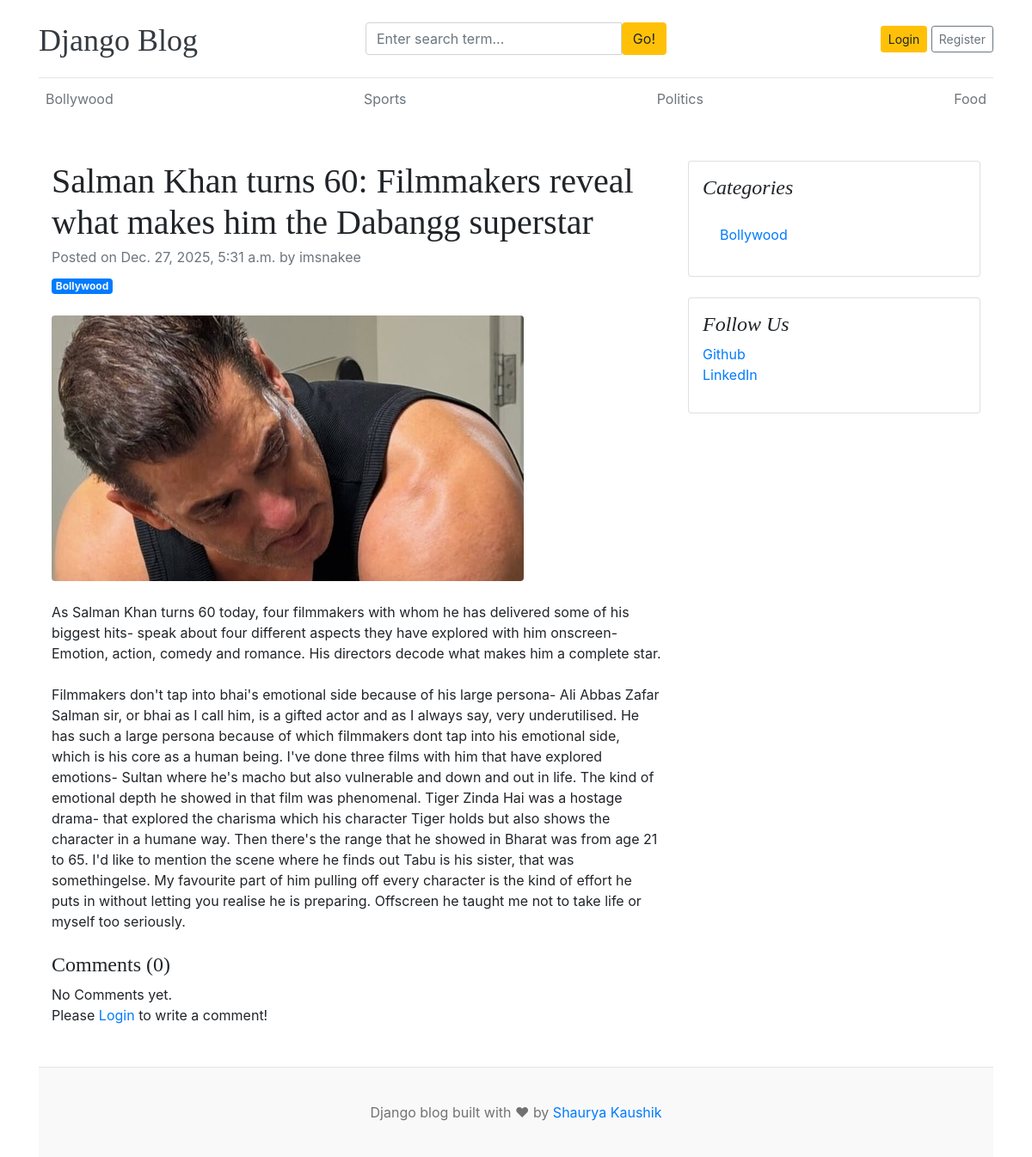
Page /blogs/salman-khan-turns-60-filmmakers-reveal-what-makes-him-the-dabangg-superstar-8/ on the committed database.
### blogs/models.py (models this page shows, shortened)
class Category(models.Model):
    category_name  = models.CharField(max_length=50, unique=True)
    created_at = models.DateTimeField(auto_now_add=True)
    updated_at = models.DateTimeField(auto_now=True)
    class Meta:
        verbose_name_plural = 'categories'
    def __str__(self):
        return self.category_name

class Blog(models.Model):
    title = models.CharField(max_length=100)
    slug = models.SlugField(max_length=150, unique=True, blank=True)
    category = models.ForeignKey(Category,on_delete=models.CASCADE)
    author = models.ForeignKey(User, on_delete=models.CASCADE)
    featured_image = models.ImageField(upload_to='uploads/')
    short_description = models.TextField(max_length=500)
    blog_body = models.TextField(max_length=2000)
    status = models.CharField(max_length=20, choices=STATUS_CHOICES, default="Draft")
    is_featured = models.BooleanField(default=False)
    created_at =  models.DateTimeField(auto_now_add=True)
    updated_at =  models.DateTimeField(auto_now=True)

### assignment/models.py (models this page shows, shortened)
class SocialLink(models.Model):
    name = models.CharField(max_length=50)
    link = models.URLField(max_length=100)
    created_at = models.DateTimeField(auto_now_add=True)
    updated_at = models.DateTimeField(auto_now=True)

### blogs/views.py (the view, shortened to what this page needs)
# urls.py: path('blogs/<slug:slug>/', blog_views.blogs, name='blogs'),
def blogs(request,slug):
    blog = get_object_or_404(Blog,slug=slug , status = 'Published')
    comments = Comment.objects.filter(blog=blog)
    comment_count = comments.count()
    context={
        'blog':blog,
        'comments':comments,
        'comment_count':comment_count,
    }
    return render(request,'blogs.html',context)

### blogs/context_processors.py (called while the page is built)
def get_categories(request):
    categories = Category.objects.all().order_by('-updated_at')
    sidebar_categories = (
        Category.objects
        .annotate(blog_count=Count('blog'))
        .filter(blog_count__gte=1)  # only categories with at least 1 blog
        .order_by('-blog_count')     # optional: order by most blogs first
    )
    topbar_categories = (
        Category.objects
        .annotate(blog_count=Count('blog'))
        .order_by('-blog_count')[:4]
    )
    return {
        'categories': categories,
        'topbar_categories': topbar_categories,
        'sidebar_categories' : sidebar_categories,
    }

def get_social_links(request):
    social_links = SocialLink.objects.all()
    return dict(social_links=social_links)

### templates/blogs.html
{% extends "base.html" %}
{% block content %}
<div class="container mt-5">
    <div class="row">
        <div class="col-lg-8">
            <article>
                <header class="mb-4">
                    <h1 class="fw-bolder mb-1">{{blog.title}}</h1>
                    <div class="text-muted fst-italic mb-2">Posted on {{blog.created_at}} by {{blog.author}}</div>
                    <a class="badge bg-primary text-decoration-none text-light" href="{% url "blogs_by_category" blog.category.id %}">{{blog.category}}</a>
                </header>
                <figure class="mb-4"><img class="img-fluid rounded" src="{{blog.featured_image.url}}" alt="..." /></figure>
                <section class="mb-5">
                    <p class="fs-5 mb-4">{{blog.short_description}}</p>
                    <p class="fs-5 mb-4">{{blog.blog_body}}</p>
                    <h4>Comments ({{comment_count}})</h4>
                    {% if comments %}
                        {% for comment in comments  %}
                            <div class="card mt-1">
                                <div class="card-body" >
                                    <p class="card-text mb-0">{{ comment }}</p>
                                    <span>
                                        <small>By {{ comment.user }}</small>
                                        <small>| {{ comment.created_at | timesince }} ago</small>
                                    </span>
                                </div>
                            </div>
                        {% endfor %}
                    {% else %}
                        No Comments yet.
                    {% endif %}
                    <br>
                    <div class="form-group">
                        {% if user.is_authenticated %}
                        <form action="" method='post' >
                            {% csrf_token %}
                            <div class="form-group">
                                <textarea name="comment" class="form-control" placeholder="Write your comment"></textarea>
                                <input type="submit" value="Submit" class="btn btn-primary mt-2">
                            </div>
                        </form>
                        {% else %}
                            <p>Please <span><a href="{% url "login" %}">Login</a></span> to write a comment!</p>
                        {% endif %}
                    </div>
                </section>
            </article>
        </div>
        <div class="col-lg-4">
            <div class="card mb-4 p-3">
                <h4 class="font-italic">Categories</h4>
                <div class="card-body">
                    <div class="row">
                        <div class="col-sm-6">
                            <ul class="list-unstyled mb-0">
                                {% for category in sidebar_categories %}
                                    <li><a href="{% url "blogs_by_category" category.id %}"  >{{category}}</a></li>
                                {% endfor %}
                            </ul>
                        </div>
                    </div>
                </div>
            </div>
             {% if social_links %}
            <div class="card mb-4 p-3">
                <h4 class="font-italic">Follow Us</h4>
                <ol class="list-unstyled">
                    {% for social in social_links  %}
                        <li><a  href="{{social.link}}">{{social.name}}</a></li>
                    {% endfor %}
                </ol>
            </div>
            {% endif %}
        </div>
    </div>
</div>
{% endblock content %}

### templates/base.html (shortened to what this page needs)
{% load static %}
<!DOCTYPE html>
<html lang="en">
<head>
    <link href="https://getbootstrap.com/docs/4.0/dist/css/bootstrap.min.css" rel="stylesheet">
    <link href="{% static 'css/blog.css' %}" rel="stylesheet">
    <link rel="stylesheet" href="https://cdnjs.cloudflare.com/ajax/libs/font-awesome/4.7.0/css/font-awesome.min.css">
  </head>
<body>
    <div class="container">
      <header class="blog-header py-3">
        <div class="row flex-nowrap justify-content-between align-items-center">
          <div class="col-4 pt-1">
            <a class="blog-header-logo text-dark" href="/">Django Blog</a>
          </div>
          <div class="col-4">
            <form action="{% url "search" %}" method="GET">
              <div class="input-group">
                <input class="form-control" type="text" name="keyword" value = '{{ keyword }}' placeholder="Enter search term..." aria-label="Enter search term..." aria-describedby="button-search" />
                <button type="submit" class="btn btn-warning" id="button-search" type="button">Go!</button>
              </div>
            </form>
          </div>
          <div class="col-4 d-flex justify-content-end align-items-center">
            {% if not user.is_authenticated %}
              <a class="btn btn-sm btn-warning" href="{% url "login" %}">Login</a> &nbsp;
              <a class="btn btn-sm btn-outline-secondary" href="{% url "register" %}">Register</a>
            {% else %}
              <span>You are logged in as <strong>{{user}}</strong> </span>
              &emsp;
              <span><a class="btn btn-sm btn-danger" href="{% url "logout" %}">Logout</a></span>
            {% endif %}
          </div>
        </div>
      </header>
      <div class="nav-scroller py-1 mb-2">
        <nav class="nav d-flex justify-content-between">
          {% for category in topbar_categories %}
            <a class="p-2 text-muted" href="{% url "blogs_by_category" category.id %}">{{category}}</a>
          {% endfor %}
        </nav>
      </div>
      {% block content %}
      {% endblock content %}
<footer class="blog-footer">
  <p>Django blog built with ♥ by <a href="#">Shaurya Kaushik</a></p>
</footer>
</body>
</html>

### advanced_blog/static/css/blog.css (style rules this page uses)
.blog-header { border-bottom: 1px solid #e5e5e5; }
.blog-header-logo { font-family: "Playfair Display", Georgia, "Times New Roman", serif; font-size: 2.25rem; }
h1, h2, h3, h4, h5, h6 { font-family: "Playfair Display", Georgia, "Times New Roman", serif; }
.blog-footer { padding: 2.5rem 0; color: #727272; text-align: center; background-color: #f9f9f9; border-top: .05rem solid #e5e5e5; }
.blog-footer p:last-child { margin-bottom: 0; }

### rows in the picture
Category: category_name "Bollywood"
Category: category_name "Sports"
Category: category_name "Politics"
Category: category_name "Food"
Blog: title "Salman Khan turns 60: Filmmakers reveal what makes him the Dabangg superstar", created_at "Dec. 27, 2025, 5:31 a.m.", author "imsnakee", category "Bollywood", featured_image (picture), short_description "As Salman Khan turns 60 today, four filmmakers with whom he has delivered some of his biggest hits- speak about four different aspects they have explored with him onscreen- Emotion, action, comedy and romance. His directors decode what makes him a complete star.", blog_body "Filmmakers don't tap into bhai's emotional side because of his large persona- Ali Abbas Zafar Salman sir, or bhai as I call him, is a gifted actor and as I always say, very underutilised. He has such a large persona because of which filmmakers dont tap into his emotional side, which is his core as a human being. I've done three films with him that have explored emotions- Sultan where he's macho but also vulnerable and down and out in life. The kind of emotional depth he showed in that film was phenomenal. Tiger Zinda Hai was a hostage drama- that explored the charisma which his character Tiger holds but also shows the character in a humane way. Then there's the range that he showed in…"
SocialLink: name "Github"
SocialLink: name "LinkedIn"

### other values in the picture
{{ comment_count }} "0"
